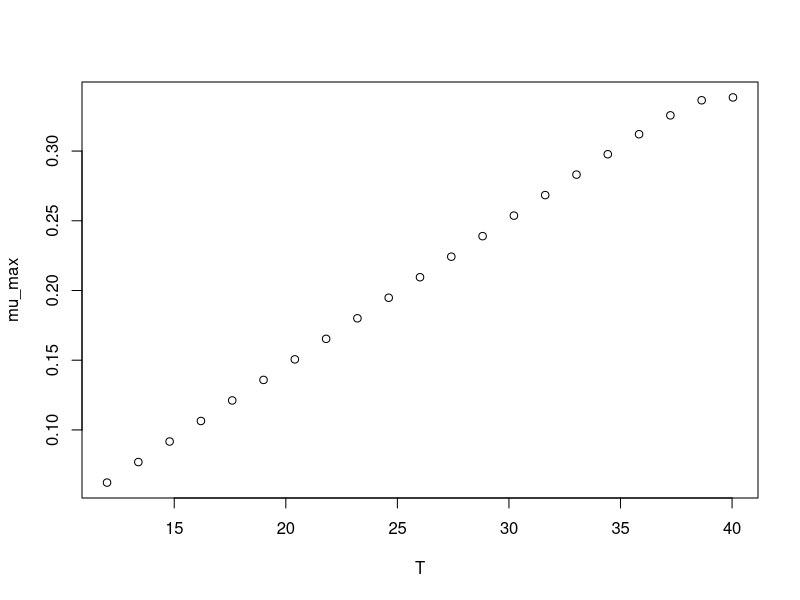

R code for this plot:
#############################
# start of Parameter script
#############################
T <- seq(11.988011988012,40.04,length.out=21)
#############################
# end of Parameter script
#############################
############################# 
# start of Model script Gropin ID 462 
#############################
 
# constant coefficients for this model
 
variables <- data.frame(T)
argumentsPar <- expand.grid(variables)
 
# heart of the model
response_surface <- function(T) {
   mumax <-1.05*(10^-2)*(T-6.06)*(1-exp(8.09*(10^-1)*(T-43.71)))

return(mumax=mumax)
} 

# output parameters
mumax <- cbind(argumentsPar,response_surface(argumentsPar['T']))
colnames(mumax) <- c(colnames(argumentsPar),'mumax')
#############################
# End of Model script
#############################
############################# 
# start of Visualisation script Gropin ID 462 
#############################
plot(T,mumax$mumax,
                          xlab='T',
                          ylab='mu_max')
#############################
# End of Visualisation script
#############################
